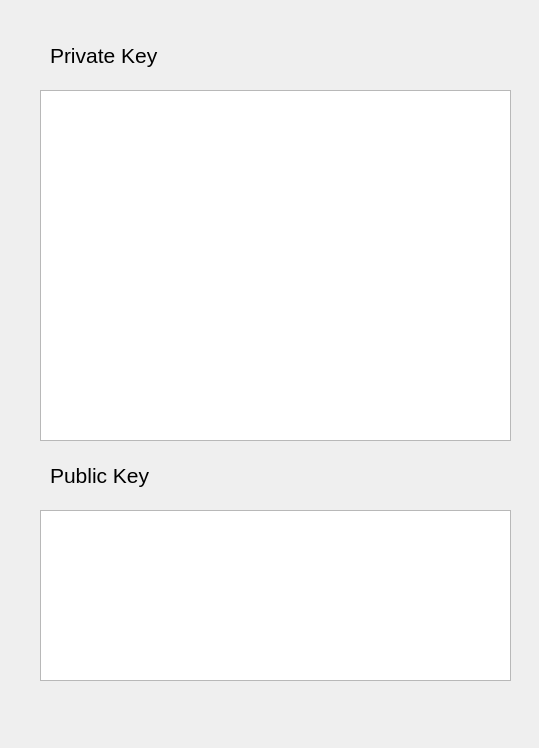
<?xml version="1.0" encoding="UTF-8"?>
<ui version="4.0">
 <class>Dialog</class>
 <widget class="QDialog" name="Dialog">
  <property name="geometry">
   <rect>
    <x>0</x>
    <y>0</y>
    <width>539</width>
    <height>748</height>
   </rect>
  </property>
  <property name="windowTitle">
   <string>Dialog</string>
  </property>
  <widget class="QTextEdit" name="privKey">
   <property name="geometry">
    <rect>
     <x>40</x>
     <y>90</y>
     <width>471</width>
     <height>351</height>
    </rect>
   </property>
  </widget>
  <widget class="QTextEdit" name="pubKey">
   <property name="geometry">
    <rect>
     <x>40</x>
     <y>510</y>
     <width>471</width>
     <height>171</height>
    </rect>
   </property>
  </widget>
  <widget class="QLabel" name="privKeyLabel">
   <property name="geometry">
    <rect>
     <x>50</x>
     <y>40</y>
     <width>261</width>
     <height>31</height>
    </rect>
   </property>
   <property name="font">
    <font>
     <family>Arial</family>
     <pointsize>16</pointsize>
    </font>
   </property>
   <property name="text">
    <string>Private Key</string>
   </property>
  </widget>
  <widget class="QLabel" name="pubKeyLabel">
   <property name="geometry">
    <rect>
     <x>50</x>
     <y>460</y>
     <width>261</width>
     <height>31</height>
    </rect>
   </property>
   <property name="font">
    <font>
     <family>Arial</family>
     <pointsize>16</pointsize>
    </font>
   </property>
   <property name="text">
    <string>Public Key</string>
   </property>
  </widget>
 </widget>
 <resources/>
 <connections/>
</ui>
